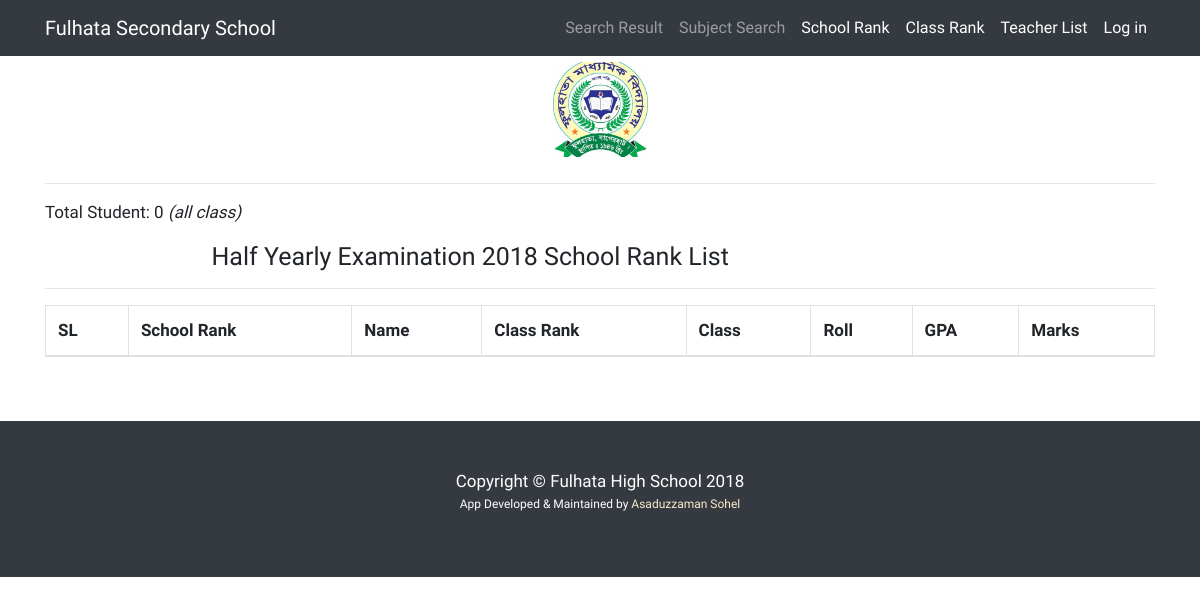
The page /all-school-rank.php/ on the database as committed earlier.
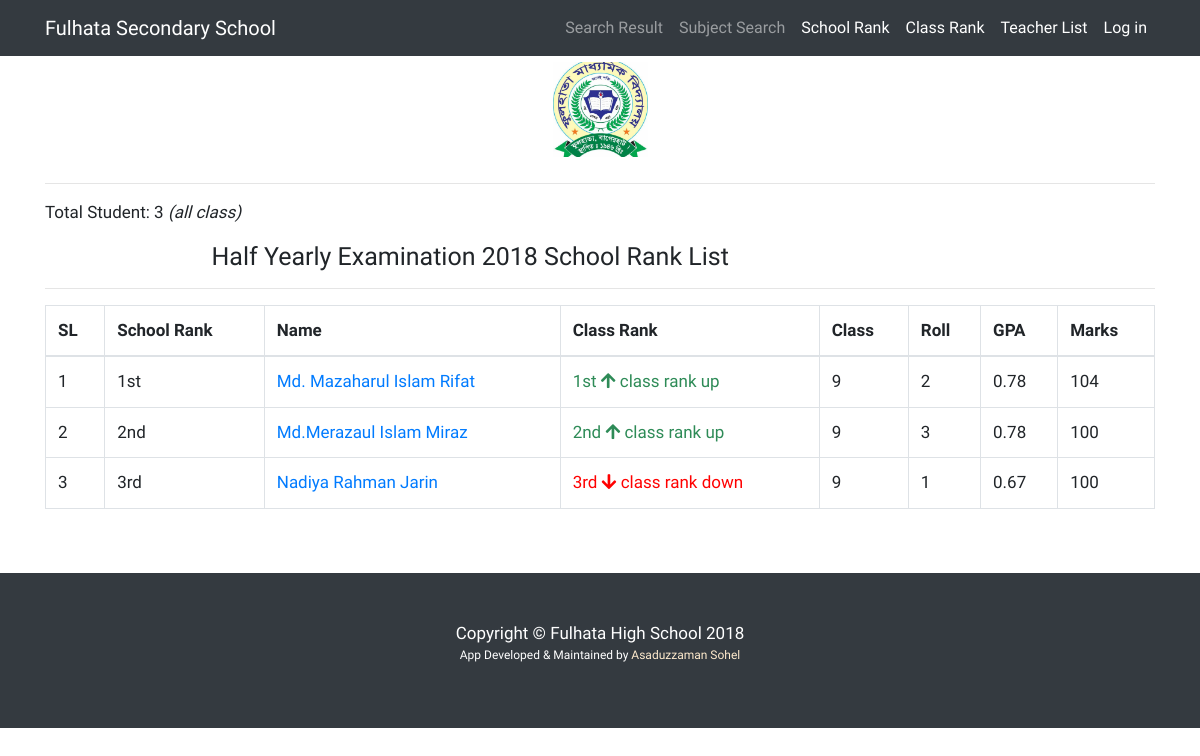
The same page on the database as committed later.
### results/models.py (models this page shows, shortened)
class Rank(models.Model):
    std = models.ForeignKey(StudentInfo, related_name='std', on_delete=models.CASCADE)
    total_marks = models.DecimalField(
        max_digits=5, decimal_places=2, help_text='Please give proper number', default=0, blank=True, null=True)
    total_gpa = models.DecimalField(
        max_digits=5, decimal_places=2, help_text='Please give proper number', default=0, blank=True, null=True)
    class_rank = models.IntegerField(default=0, blank=True, null=True)
    school_rank=models.IntegerField('All School Rank', default=0, blank=True, null=True)
    class Meta:
            verbose_name = ("Rank")
            verbose_name_plural = ("Rank")
            ordering = ['class_rank']

class StdCommon(models.Model):
    pub_date = models.DateTimeField(auto_now_add=True)
    update_date = models.DateTimeField(auto_now=True)

class StudentInfo(StdCommon):
    std_name = models.CharField('Student Name',max_length=100, help_text='Type only student Full Name like as Nazmul Islam or Nazrul Islam', blank=True, null=True)
    std_class = models.CharField('Student Class',max_length=2, choices=STD_CLASS, default=6, help_text='Select a class')
    std_roll = models.IntegerField('Roll Number',help_text='Type Student Roll Number (Only Number)')
    std_group=models.CharField('Group', choices=STD_GROUP, max_length=1, default='G')
    std_gender=models.CharField('Gender', max_length=10, choices=STD_GENDER, default='MALE')
    std_total_marks = models.FloatField('Total Marks', default=0, blank=True, null=True)
    std_gpa = models.CharField('GPA', max_length=50,default='F', blank=True, null=True)
    std_grade_point_total_sum=models.FloatField('Total Avg Number per Subject', blank=True, null=True) # toal grade point sum
    std_grade_point_total_subject_avg = models.FloatField(
        'Total GPA', blank=True, null=True) #avg gradepoint
    std_fail_subject=models.IntegerField('Fail Subject', blank=True, null=True)
    school_rank=models.IntegerField('Student Rank in School',default=0, blank=True, null=True)
    class_rank = models.IntegerField(
        'Student Rank in Class', default=0, blank=True, null=True)
    def __str__(self):
        return self.std_name
    class Meta:
            verbose_name = ("Student Detail")
            verbose_name_plural = ("Student Detail's")
            ordering = ['std_roll']

### results/views.py (the view)
# urls.py: path('all-school-rank.php/',RankListView.as_view() , name='rank'),
class RankListView(ListView):
    model=Rank
    template_name="results/rank_list.html"
    paginate_by = 20
    ordering = ['school_rank','class_rank','-std__std_roll']
    def get_context_data(self, **kwargs):
        context = super(RankListView, self).get_context_data(**kwargs)
        context['credit'] = credit
        context['rank_count'] = Rank.objects.all().count()
        return context

### results/templates/results/rank_list.html (shortened to what this page needs)
{% extends "results/base.html" %}
{% block main_content %}
{% load humanize %}
<div class="row">
    <div class="col-md-12 col-sm-12 col-xs-12 mx-auto ">
        <div class="div">
            <p>Total Student: {{rank_count}} <i>(all class)</i></p>
<h2 class="mx-auto" style="width:70%;font-size:25px">Half Yearly Examination 2018 School Rank List</h2>
            <hr>
            <table class="table table-hover table-bordered">
                <thead>
                    <tr>
                        <th>SL</th>
                        <th>School Rank</th>
                        <th>Name</th>
                        <th>Class Rank</th>
                        <th>Class</th>
                        <th>Roll</th>
                        <th>GPA</th>
                        <th>Marks</th>
                    </tr>
                </thead>
                <tbody>
                    {% for rank in  object_list%}
                        <tr>
                            <td>{{forloop.counter}}</td>
                            <td>{{rank.school_rank |ordinal}}</td>
                            {% if rank.std.std_fail_subject >= 1 %}
                            <td >
                                <a style="color:red" href="{%url 'std_details' rank.std.id%}">{{rank.std}}</a>
                            </td>
                            {% else %}
                            <td>
                                <a href="{%url 'std_details' rank.std.id%}">{{rank.std}}</a>
                            </td>
                            {% endif %}
                            {% if  rank.std.std_roll < rank.class_rank %}
                            <td style="color:red"> {{rank.class_rank|ordinal}}
                                <i class="fas fa-arrow-down"></i> class rank down </td>
                            {% elif rank.std.std_roll > rank.class_rank %}
                            <td style="color:seagreen">
                                {{rank.class_rank|ordinal}}
                                <i class="fas fa-arrow-up"></i> class rank up
                            </td>
                            {% elif rank.std.std_roll == rank.class_rank %}
                            <td style="color:#3498db">
                            {{rank.class_rank |ordinal}}
                            <i class="fas fa-arrows-alt-v"></i> class rank labeled
                            </td>
                            {% endif %}
                            <td>{{rank.std.std_class}}</td>
                            <td>{{rank.std.std_roll}}</td>
                            {% if rank.std.std_fail_subject >= 1 %}
                            <td style="color:red">
                                Fail {{rank.std.std_fail_subject}} Subject
                            </td>
                            {% else %}
                            <td>
                                {{rank.std.std_grade_point_total_subject_avg|floatformat:'2'}}
                            </td>
                            {% endif %}
                            <td>{{rank.std.std_total_marks|floatformat}}</td>
                        </tr>
                     {% endfor %}
                 </tbody>
            </table>
        </div>
    </div>
</div>
{% endblock %}

Rows that differ between the two databases and show on the page:
added Rank: school_rank|ordinal "1st", std "Md. Mazaharul Islam Rifat", class_rank|ordinal "1st", std.std_class "9", std.std_roll "2", std.std_grade_point_total_subject_avg "0.78", std.std_total_marks "104"
added Rank: school_rank|ordinal "2nd", std "Md.Merazaul Islam Miraz", class_rank|ordinal "2nd", std.std_class "9", std.std_roll "3", std.std_grade_point_total_subject_avg "0.78", std.std_total_marks "100"
added Rank: school_rank|ordinal "3rd", std "Nadiya Rahman Jarin", class_rank|ordinal "3rd", std.std_class "9", std.std_roll "1", std.std_grade_point_total_subject_avg "0.67", std.std_total_marks "100"
Other text that changed with them:
{{ rank_count }}: "0" → "3"
